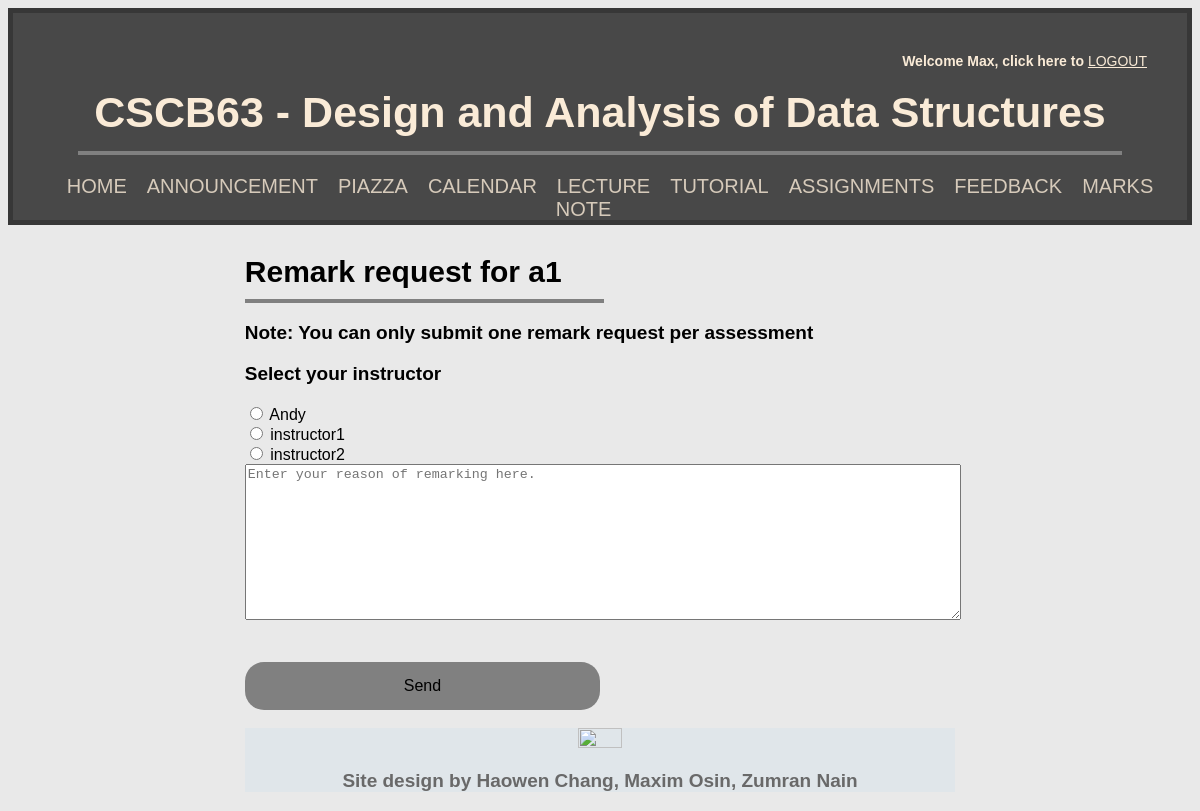
Screenshot of /remarkrequest (signed in) with the database file from the repository.
### tables this page shows
CREATE TABLE "User" (
	"username"	TEXT NOT NULL,
	"password"	TEXT NOT NULL,
	"isInstructor"	INTEGER NOT NULL,
	PRIMARY KEY("username")
);

### app.py (the view)
@app.route('/remarkrequest', methods=['GET', 'POST'])
def remarkrequest():
    if request.method == 'GET':
        db = get_db()
        db.row_factory = make_dicts
        return render_template('remarkrequesta1.html',
                               variable='test', instructors=get_instructors(), Ins=isInstructor(session['username']), username=session['username'])
    if request.method == 'POST':
        addRegradeRequest(session['username'], "A1. "+request.form['message'], request.form["Instruct_name"])
        return render_template('sentremark.html',
                               Ins=isInstructor(session['username']), username=session['username'])

### app.py (called while the page is built)
def get_db():
    db = getattr(g, '_database', None)
    if(db is None):
        db = g._database = sqlite3.connect(DATABASE)
    return db

def make_dicts(cursor: sqlite3.Cursor, row: sqlite3.Row):
    return dict((cursor.description[idx][0], value)
                for idx, value in enumerate(row))

def query_db(query: str, args=(), one=None):
    if one is None:
        one = True
    else:
        one = False
    cursor = get_db().execute(query, args)
    result = cursor.fetchall()
    cursor.close()
    return (result[0] if result else None) if one else result

def get_instructors():
    return query_db("""SELECT DISTINCT * FROM User
                    WHERE User.isInstructor == 1;""",
                    (), one=False)

def isInstructor(username: str):
    result = query_db("""SELECT username FROM User WHERE User.username == ?
                    AND User.isInstructor == 1;""",
                      args=(username,))
    if result is None:
        return False
    return True

@app.teardown_appcontext
def close_connection(exception):
    db = getattr(g, '_database', None)
    if db is not None:
        db.close()

### templates/remarkrequesta1.html (shortened to what this page needs)
<!DOCTYPE html>
<html>
<head>
    <link rel="stylesheet" href="../static/feedback.css">
</head>
<body>
    {% extends "index.html" %}
    {% block content %}
    <div class="content">
        <h3>Remark request for a1 </h3>
        <hr class="description">
        <div class="container">
            <form action="{{ url_for('remarkrequest')}}" method="POST">
                <p>Note: You can only submit one remark request per assessment</p>
                <p>Select your instructor</p>
                <table data-req="1">
                    {% for item in instructors %}
                    <input class="radio" type="radio" name= "Instruct_name" value="{{item['username']}}" required>
                    <label for= "A"> {{item['username']}} </label> <br>
                    {% endfor %}
                </table>
                <textarea name="message" placeholder="Enter your reason of remarking here." rows="10" cols="180"></textarea>
                <br><br>
                <input type="submit" class="block" value="Send"></input>
            </form>
        </div>
    </div>
    {% endblock %}

### static/feedback.css (style rules this page uses)
.content { max-width: 60%; text-align: left; margin: auto; }
.description { margin-top: -20px; margin-left: 0; width: 50%; border: 2px solid; color: grey; }
p { font-weight: 600; }
textarea { max-width: 100%; }
h3 { font-size: 30px; }
body { background-color: rgba(146, 145, 145, 0.199); font-family: 'Gill Sans', 'Gill Sans MT', Calibri, 'Trebuchet MS', sans-serif; color: black; }
.block { display: block; width: 50%; border: none; background-color: grey; padding: 15px 28px; font-size: 16px; cursor: pointer; text-align: center; border-radius: 19px; margin-top: 20px; }

### static/index.css (style rules this page uses)
.content { max-width: 60%; text-align: left; margin: auto; }
.description { margin-top: -20px; margin-left: 0; width: 50%; border: 2px solid; color: grey; }
h3 { font-size: 30px; }
p { font-size: 19px; }
body { background-color: rgba(146, 145, 145, 0.199); font-family: 'Gill Sans', 'Gill Sans MT', Calibri, 'Trebuchet MS', sans-serif; color: black; }

### rows the page displays
User: username "Andy"
User: username "instructor1"
User: username "instructor2"

### other values shown
{{ username }} "Max"
